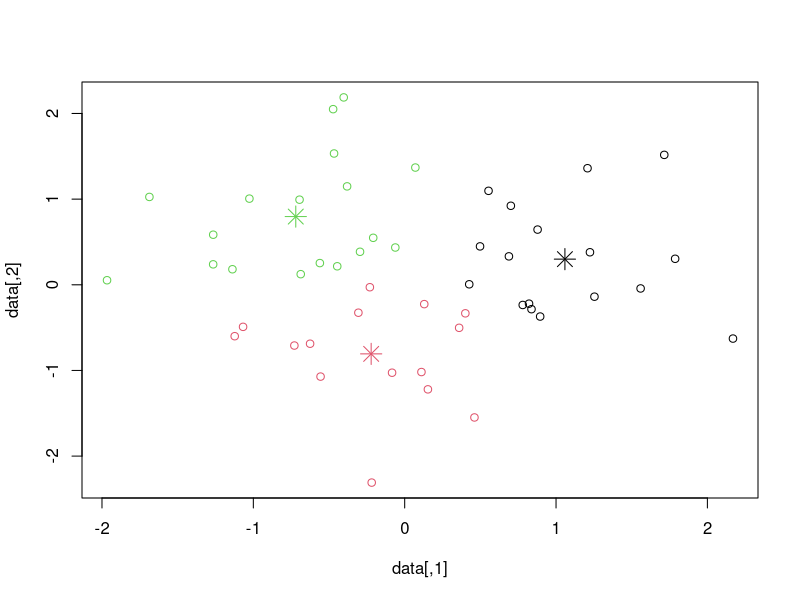
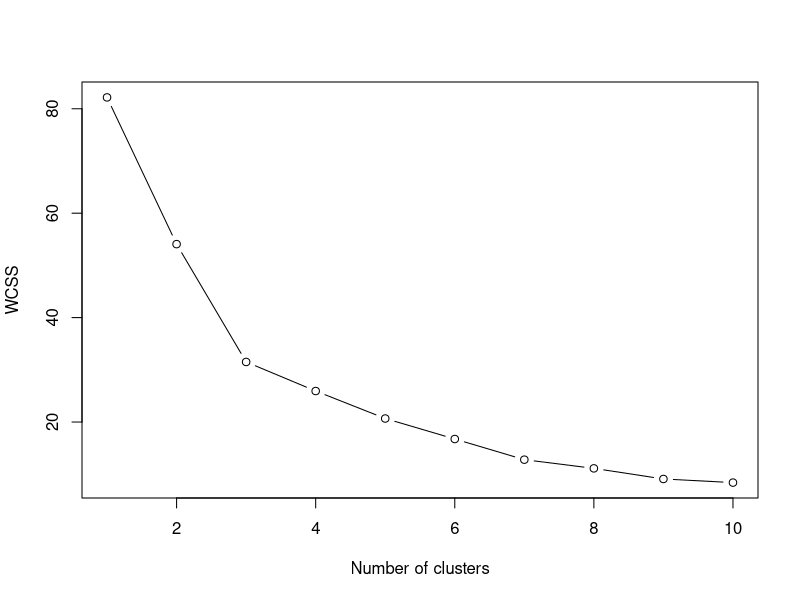
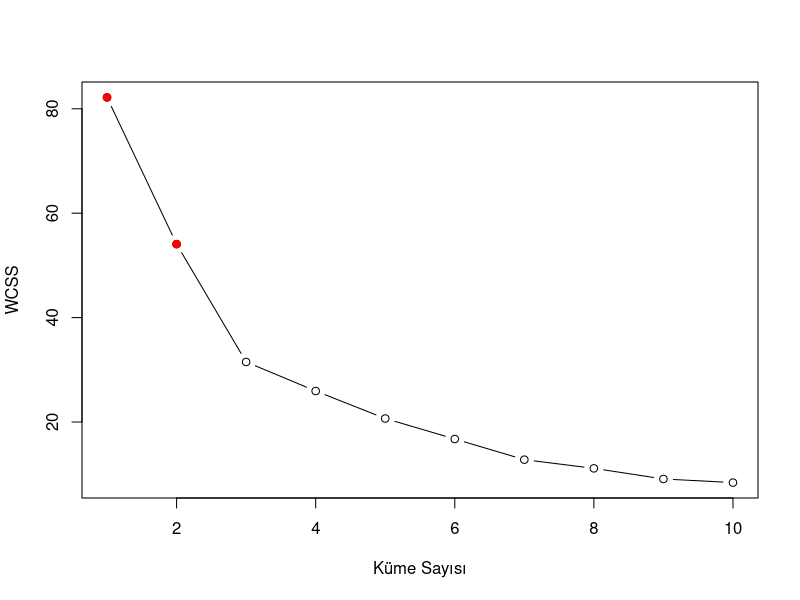
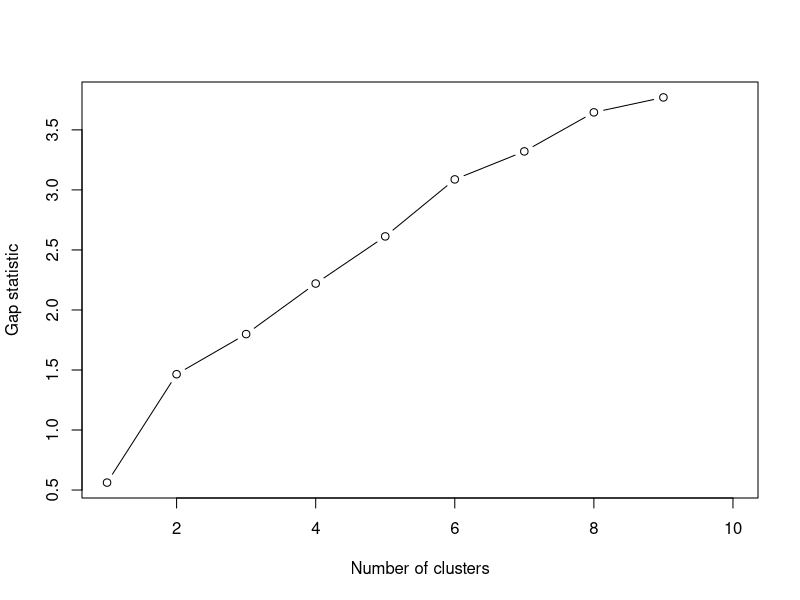
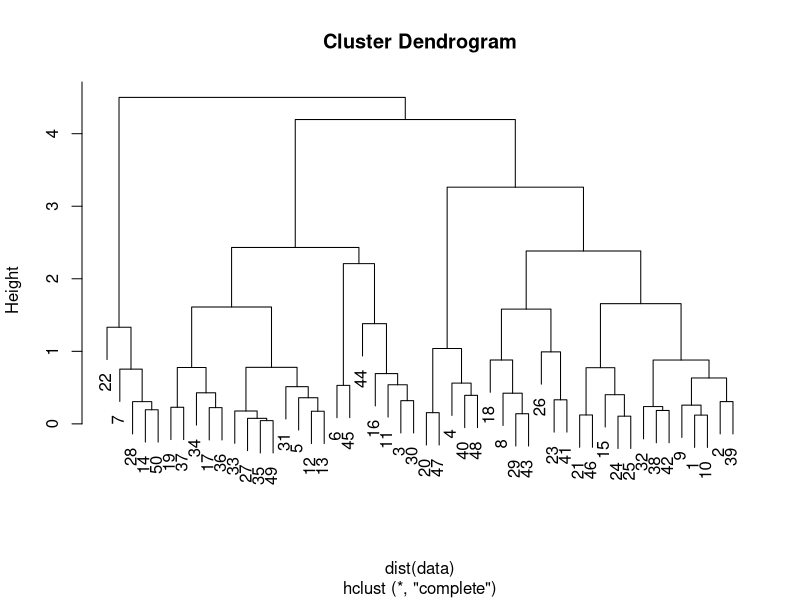
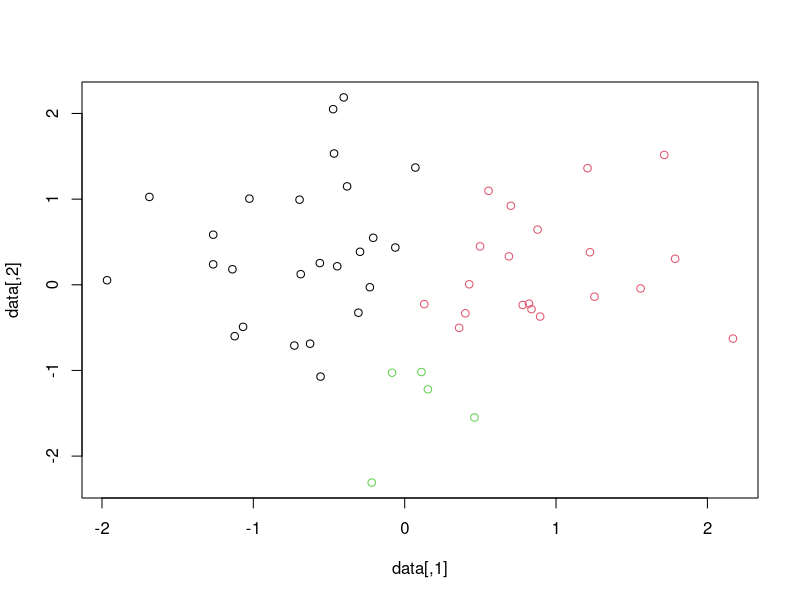
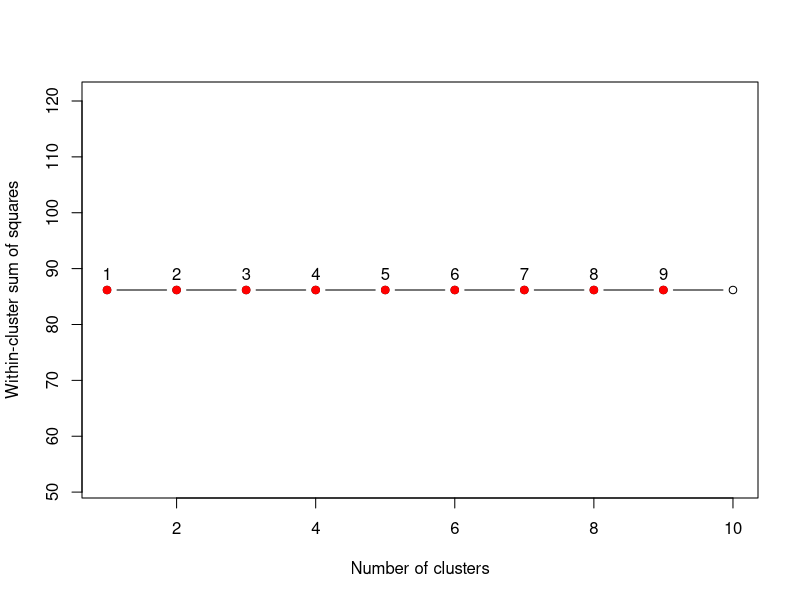
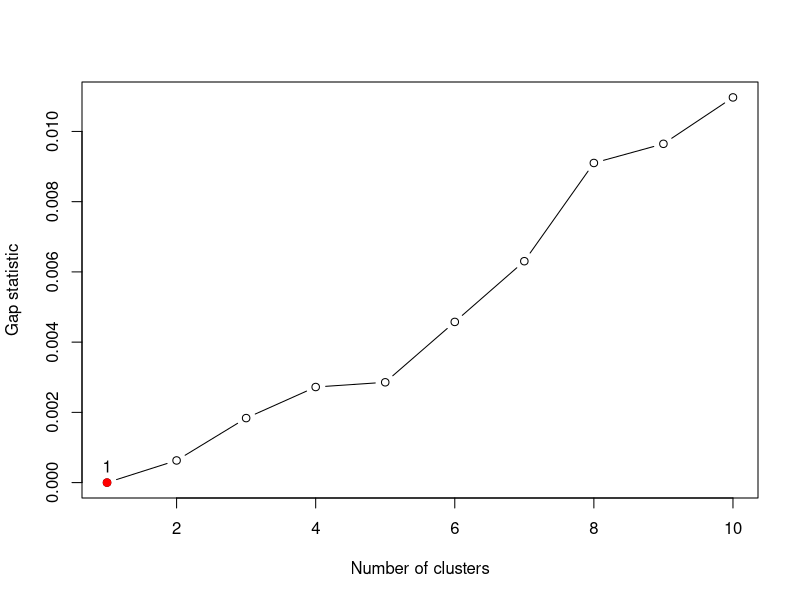

Source code (R) for these figures, in order:
# R'ı k-means paketi ile yükle
install.packages("cluster")
library(cluster)

# Örnek veri oluşturma
set.seed(123)
data <- matrix(rnorm(100), ncol=2)

# K-means uygulama
kmeans_result <- kmeans(data, centers=3)

# Küme merkezlerini ve atamalarını görselleştirme
plot(data, col=kmeans_result$cluster)
points(kmeans_result$centers, col=1:3, pch=8, cex=2)




# R'ı k-means paketi ile yükle
install.packages("cluster")
library(cluster)

# Örnek veri oluşturma
set.seed(123)
data <- matrix(rnorm(100), ncol=2)

# Boş bir liste oluştur
withinss <- vector("numeric", length = 10)

# Farklı küme sayıları için K-means uygulama ve Within-cluster sum of squares (WCSS) değerlerini hesaplama
for (k in 1:10) {
  kmeans_result <- kmeans(data, centers = k)
  withinss[k] <- kmeans_result$tot.withinss
}

# WCSS değerlerini görselleştirme
plot(1:10, withinss, type="b", xlab="Number of clusters", ylab="WCSS")

# Optimum küme sayısını belirleme (ör. dirsek kuralı veya başka bir yöntem kullanılabilir)


# R'ı k-means paketi ile yükle
install.packages("cluster")
library(cluster)

# Örnek veri oluşturma
set.seed(123)
data <- matrix(rnorm(100), ncol=2)

# Boş bir vektör oluştur
wcss <- vector("numeric", length = 10)

# Farklı küme sayıları için K-means uygulama ve WCSS değerlerini hesaplama
for (k in 1:10) {
  kmeans_result <- kmeans(data, centers = k)
  wcss[k] <- kmeans_result$tot.withinss
}

# Elbow Method'u uygulayarak optimal küme sayısını belirleme
elbow_point <- which(diff(wcss) < mean(diff(wcss)))

# Optimal küme sayısını yazdırma
cat("Optimal küme sayısı:", elbow_point, "\n")

# WCSS değerlerini görselleştirme
plot(1:10, wcss, type="b", xlab="Küme Sayısı", ylab="WCSS")
points(elbow_point, wcss[elbow_point], col="red", pch=19)





# R'ı k-means paketi ile yükle
install.packages("cluster")
library(cluster)

# Örnek veri oluşturma
set.seed(123)
data <- matrix(rnorm(100), ncol=2)

# Boş bir vektör oluştur
wcss <- vector("numeric", length = 10)

# Farklı küme sayıları için K-means uygulama ve WCSS değerlerini hesaplama
for (k in 1:10) {
  kmeans_result <- kmeans(data, centers = k)
  wcss[k] <- kmeans_result$tot.withinss
}

# Gap İstatistiği fonksiyonunu tanımlama
gap_stat <- function(data, k.max = 10, B = 50) {
  gap <- vector(length = k.max)
  maxgap <- vector(length = k.max)
  for (k in 1:k.max) {
    gap[k] <- sum(abs(wcss[1:k] - wcss[k + 1])) / B
    maxgap[k] <- max(t(sapply(1:B, function(i) {
      cl <- kmeans(data, centers = k)$cluster
      cl2 <- sample(cl)
      sum(abs(wcss[1:k] - wcss[k + 1])[cl == cl2])
    })))
  }
  list(gap = gap, maxgap = maxgap)
}

# Gap İstatistiği uygulama
gap_result <- gap_stat(data)

# Optimal küme sayısını bulma
optimal_k <- which(gap_result$gap >= gap_result$maxgap)

# Optimal küme sayısını yazdırma
cat("Optimal küme sayısı:", optimal_k, "\n")

# Grafiği çizme
plot(1:10, gap_result$gap, type="b", xlab="Number of clusters", ylab="Gap statistic")
points(optimal_k, gap_result$gap[optimal_k], col="red", pch=19)

#--- Kmeans the end




# Hiyerarşik kümeleme uygulama
hc <- hclust(dist(data))
plot(hc)

# Belirli bir küme sayısına kadar kümeleme
k <- 3
clusters <- cutree(hc, k)

# Küme atamalarını görselleştirme
plot(data, col=clusters)




# Hiyerarşik kümeleme uygulama ve optimal küme sayısını belirleme
# Hiyerarşik kümeleme uygulama
hc <- hclust(dist(data))

# WCSS değerlerini hesaplayarak Elbow Method'u uygulama
wss <- rep(0, 10)
for (i in 1:10) {
  wss[i] <- sum((hclust(dist(data))$height)^2)
}

# Optimal küme sayısını bulma
optimal_k <- which(diff(wss) == max(diff(wss)))

# Grafiği çizme
plot(1:10, wss, type="b", xlab="Number of clusters", ylab="Within-cluster sum of squares")
points(optimal_k, wss[optimal_k], col="red", pch=19)
text(optimal_k, wss[optimal_k], labels = c(optimal_k), pos = 3)



# Gap İstatistiği fonksiyonu tanımlama
gap_stat <- function(data, k.max = 10, B = 50) {
  gap <- vector(length = k.max)
  maxgap <- vector(length = k.max)
  for (k in 1:k.max) {
    gap[k] <- sum(abs(hclust(dist(data))$height[1:(k - 1)] - hclust(dist(data))$height[k])) / B
    maxgap[k] <- max(t(sapply(1:B, function(i) {
      cl <- cutree(hclust(dist(data)), k = k)
      cl2 <- sample(cl)
      sum(abs(hclust(dist(data))$height[1:(k - 1)] - hclust(dist(data))$height[cl == cl2][k]))
    })))
  }
  list(gap = gap, maxgap = maxgap)
}

# Gap İstatistiği uygulama
gap_result <- gap_stat(data)

# Optimal küme sayısını bulma
optimal_k <- which(gap_result$gap >= gap_result$maxgap)

# Grafiği çizme
plot(1:length(gap_result$gap), gap_result$gap, type="b", xlab="Number of clusters", ylab="Gap statistic")
points(optimal_k, gap_result$gap[optimal_k], col="red", pch=19)
text(optimal_k, gap_result$gap[optimal_k], labels = c(optimal_k), pos = 3)


#--- HCCLUST the end

